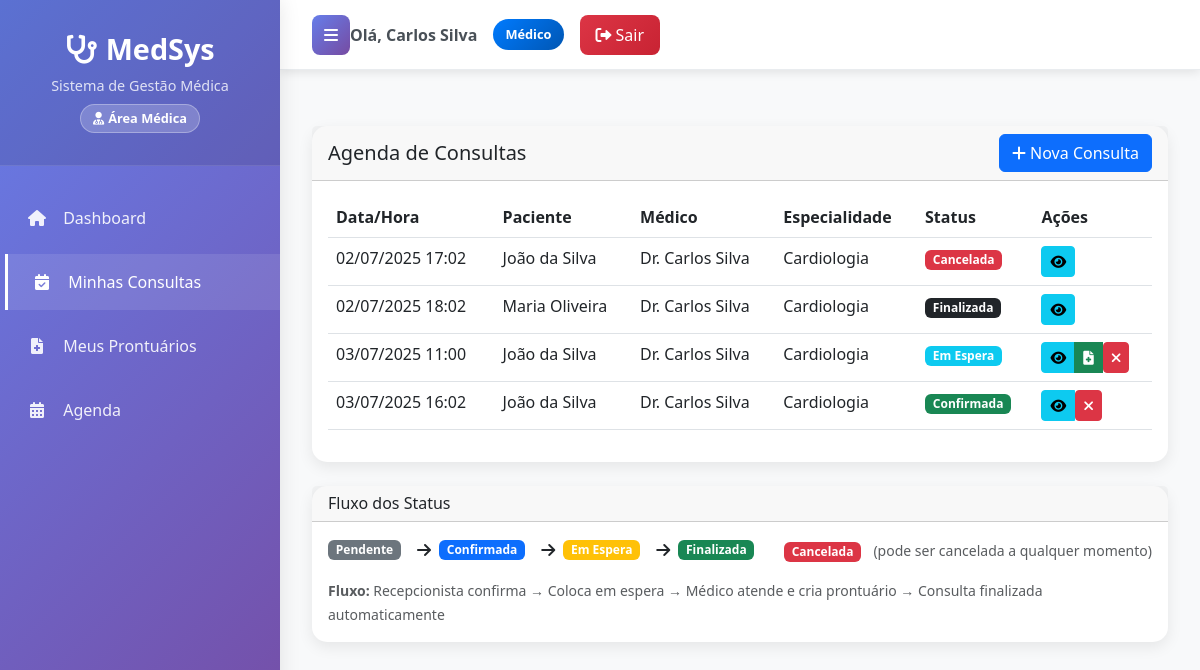
Screenshot of /consultas/ (signed in) with the database file from the repository.
### clinica/models.py (models this page shows, shortened)
class User(AbstractUser):
    USER_TYPE_CHOICES = [
        ('admin', 'Administrador'),
        ('medico', 'Médico'),
        ('recepcionista', 'Recepcionista'),
    ]
    user_type = models.CharField(max_length=20, choices=USER_TYPE_CHOICES, default='recepcionista')
    telefone = models.CharField(max_length=20, blank=True, null=True)

class Consulta(models.Model):
    STATUS_CHOICES = [
        ('PENDENTE', 'Pendente'),
        ('CONFIRMADA', 'Confirmada'),
        ('CANCELADA', 'Cancelada'),
        ('ESPERA', 'Em Espera'),
        ('FINALIZADA', 'Finalizada'),
    ]
    paciente = models.ForeignKey(Paciente, on_delete=models.CASCADE)
    medico = models.ForeignKey(Medico, on_delete=models.SET_NULL, null=True)
    data = models.DateTimeField()
    motivo = models.TextField()
    concluida = models.BooleanField(default=False)
    status = models.CharField(max_length=10, choices=STATUS_CHOICES, default='PENDENTE')

class Paciente(models.Model):
    nome = models.CharField(max_length=100)
    data_nascimento = models.DateField()
    cpf = models.CharField(max_length=14, unique=True)
    telefone = models.CharField(max_length=20)
    endereco = models.TextField()

class Medico(models.Model):
    user = models.OneToOneField(User, on_delete=models.CASCADE, related_name='medico_profile')
    nome = models.CharField(max_length=100)
    crm = models.CharField(max_length=20, unique=True)
    especialidade = models.ForeignKey(Especialidade, on_delete=models.SET_NULL, null=True)

class Especialidade(models.Model):
    nome = models.CharField(max_length=100)

### prontuario/views.py (the view)
# urls.py: path('consultas/', views.consultas, name='consultas'),
@all_authenticated_required
def consultas(request):
    if request.user.user_type == 'medico':
        try:
            medico = request.user.medico_profile
            consultas = Consulta.objects.filter(medico=medico).select_related(
                'paciente', 'medico', 'medico__especialidade'
            ).order_by('data')
        except:
            consultas = Consulta.objects.none()
            messages.warning(request, 'Perfil de médico não configurado.')
    else:
        consultas = Consulta.objects.select_related(
            'paciente', 'medico', 'medico__especialidade'
        ).order_by('data')
    return render(request, 'consultas/consultas.html', {'consultas': consultas})

### templates/consultas/consultas.html (shortened to what this page needs)
{% extends 'layouts/base.html' %}
{% block content %}
<div class="row mt-4">
    <div class="col-12">
        <div class="card">
            <div class="card-header d-flex justify-content-between align-items-center">
                <h5 class="mb-0">Agenda de Consultas</h5>
                <a href="{% url 'cadastrar_consulta' %}" class="btn btn-primary">
                    <i class="fas fa-plus"></i> Nova Consulta
                </a>
            </div>
            <div class="card-body">
                <div class="table-responsive">
                    <table class="table table-hover">
                        <thead>
                            <tr>
                                <th>Data/Hora</th>
                                <th>Paciente</th>
                                <th>Médico</th>
                                <th>Especialidade</th>
                                <th>Status</th>
                                <th>Ações</th>
                            </tr>
                        </thead>
                        <tbody>
                            {% for consulta in consultas %}
                            <tr>
                                <td>{{ consulta.data|date:"d/m/Y H:i" }}</td>
                                <td>{{ consulta.paciente.nome }}</td>
                                <td>{{ consulta.medico.nome }}</td>
                                <td>{{ consulta.medico.especialidade.nome }}</td>
                                <td>
                                    {% if consulta.status == 'CONFIRMADA' %}
                                        <span class="badge bg-success">Confirmada</span>
                                    {% elif consulta.status == 'PENDENTE' %}
                                        <span class="badge bg-warning">Pendente</span>
                                    {% elif consulta.status == 'CANCELADA' %}
                                        <span class="badge bg-danger">Cancelada</span>
                                    {% elif consulta.status == 'ESPERA' %}
                                        <span class="badge bg-info">Em Espera</span>
                                    {% elif consulta.status == 'FINALIZADA' %}
                                        <span class="badge bg-dark">Finalizada</span>
                                    {% endif %}
                                </td>
                                <td>
                                    <div class="btn-group" role="group">
                                        <a href="{% url 'visualizar_consulta' consulta.id %}" class="btn btn-sm btn-info" title="Visualizar">
                                            <i class="fas fa-eye"></i>
                                        </a>
                                        {% if user.user_type == 'medico' %}
                                            {% if consulta.status == 'ESPERA' %}
                                                <a href="{% url 'cadastrar_prontuario' %}?consulta_id={{ consulta.id }}" class="btn btn-sm btn-success" title="Criar Prontuário">
                                                    <i class="fas fa-file-medical"></i>
                                                </a>
                                            {% endif %}
                                        {% endif %}
                                        {% if consulta.status not in 'CANCELADA,FINALIZADA' %}
                                            <form method="POST" action="{% url 'cancelar_consulta' consulta.id %}" style="display: inline;">
                                                <button type="submit" class="btn btn-sm btn-danger" title="Cancelar" onclick="return confirm('Tem certeza que deseja cancelar esta consulta?')">
                                                    <i class="fas fa-times"></i>
                                                </button>
                                            </form>
                                        {% endif %}
                                    </div>
                                </td>
                            </tr>
                            {% empty %}
                            <tr>
                                <td colspan="6" class="text-center">Nenhuma consulta agendada.</td>
                            </tr>
                            {% endfor %}
                        </tbody>
                    </table>
                </div>
            </div>
        </div>
    </div>
</div>
<div class="row mt-4">
    <div class="col-12">
        <div class="card">
            <div class="card-header">
                <h6 class="mb-0">Fluxo dos Status</h6>
            </div>
            <div class="card-body">
                <div class="d-flex flex-wrap align-items-center gap-3">
                    <div class="d-flex align-items-center">
                        <span class="badge bg-secondary me-2">Pendente</span>
                        <i class="fas fa-arrow-right mx-2"></i>
                        <span class="badge bg-primary me-2">Confirmada</span>
                        <i class="fas fa-arrow-right mx-2"></i>
                        <span class="badge bg-warning me-2">Em Espera</span>
                        <i class="fas fa-arrow-right mx-2"></i>
                        <span class="badge bg-success">Finalizada</span>
                    </div>
                    <div class="ms-auto">
                        <span class="badge bg-danger">Cancelada</span>
                        <small class="text-muted ms-2">(pode ser cancelada a qualquer momento)</small>
                    </div>
                </div>
                <div class="mt-3">
                    <small class="text-muted">
                        <strong>Fluxo:</strong>
                        Recepcionista confirma → Coloca em espera → Médico atende e cria prontuário → Consulta finalizada automaticamente
                    </small>
                </div>
            </div>
        </div>
    </div>
</div>
{% endblock %}

### templates/layouts/base.html (shortened to what this page needs)
<!DOCTYPE html>
<html lang="pt-BR">
<head>
    <link href="https://cdn.jsdelivr.net/npm/bootstrap@5.3.0/dist/css/bootstrap.min.css" rel="stylesheet">
    <link href="https://cdnjs.cloudflare.com/ajax/libs/font-awesome/6.0.0/css/all.min.css" rel="stylesheet">
</head>
<body>
    <div class="wrapper">
        <nav id="sidebar">
            <div class="sidebar-header">
                <h3><i class="fas fa-stethoscope me-2"></i>MedSys</h3>
                <p>Sistema de Gestão Médica</p>
                {% if user.is_authenticated %}
                    <div class="user-type-badge">
                        {% if user.is_superuser or user.user_type == 'admin' %}
                            <i class="fas fa-user-shield me-1"></i>Administrador
                        {% elif user.user_type == 'medico' %}
                            <i class="fas fa-user-md me-1"></i>Área Médica
                        {% else %}
                            <i class="fas fa-user-cog me-1"></i>Recepção
                        {% endif %}
                    </div>
                {% endif %}
            </div>
            <ul class="list-unstyled components">
                <li {% if request.path == '/dashboard/' %}class="active"{% endif %}>
                    <a href="{% url 'dashboard' %}">
                        <i class="fas fa-home"></i> Dashboard
                    </a>
                </li>
                <li {% if 'consultas' in request.path %}class="active"{% endif %}>
                    <a href="{% url 'consultas' %}">
                        <i class="fas fa-calendar-check"></i>
                        {% if user.user_type == 'medico' %}Minhas Consultas{% else %}Consultas{% endif %}
                    </a>
                </li>
                {% if user.is_superuser or user.user_type == 'admin' or user.user_type == 'medico' %}
                <li {% if 'prontuarios' in request.path %}class="active"{% endif %}>
                    <a href="{% url 'prontuarios' %}">
                        <i class="fas fa-file-medical"></i>
                        {% if user.user_type == 'medico' %}Meus Prontuários{% else %}Prontuários{% endif %}
                    </a>
                </li>
                {% endif %}
                <li {% if 'agenda' in request.path %}class="active"{% endif %}>
                    <a href="{% url 'agenda' %}">
                        <i class="fas fa-calendar-alt"></i> Agenda
                    </a>
                </li>
            </ul>
        </nav>
        <div id="content">
            <nav class="navbar top-navbar">
                <div class="navbar-content">
                    <button type="button" id="sidebarCollapse">
                        <i class="fas fa-bars"></i>
                    </button>
                    {% if user.is_authenticated %}
                        <div class="user-info">
                            <span class="user-name">
                                Olá, <strong>{{ user.get_full_name|default:user.username }}</strong>
                            </span>
                            <span class="user-type-badge {% if user.is_superuser or user.user_type == 'admin' %}admin{% elif user.user_type == 'medico' %}medico{% else %}recepcionista{% endif %}">
                                {% if user.is_superuser or user.user_type == 'admin' %}
                                    Administrador
                                {% elif user.user_type == 'medico' %}
                                    Médico
                                {% else %}
                                    Recepcionista
                                {% endif %}
                            </span>
                            <a href="{% url 'logout_view' %}" class="btn-logout">
                                <i class="fas fa-sign-out-alt me-1"></i>Sair
                            </a>
                        </div>
                    {% endif %}
                </div>
            </nav>
            <div class="main-content">
                {% block content %}
                {% endblock %}
            </div>
        </div>
    </div>
</body>
</html>

### templates/layouts/base.html (style rules this page uses)
:root { --primary-gradient: linear-gradient(135deg, #667eea 0%, #764ba2 100%); --sidebar-width: 280px; --navbar-height: 70px; }
* { margin: 0; padding: 0; box-sizing: border-box; }
body { font-family: 'Segoe UI', Tahoma, Geneva, Verdana, sans-serif; background-color: #f8f9fa; }
.wrapper { display: flex; width: 100%; min-height: 100vh; }
#sidebar { min-width: var(--sidebar-width); max-width: var(--sidebar-width); background: var(--primary-gradient); color: white; transition: all 0.3s; box-shadow: 0 0 20px rgba(0, 0, 0, 0.1); position: fixed; height: 100vh; z-index: 1000; overflow-y: auto; }
.sidebar-header { padding: 2rem 1.5rem; text-align: center; border-bottom: 1px solid rgba(255, 255, 255, 0.1); background: rgba(0, 0, 0, 0.1); }
.sidebar-header h3 { color: white; font-weight: bold; font-size: 1.8rem; margin-bottom: 0.5rem; }
.sidebar-header p { color: rgba(255, 255, 255, 0.8); font-size: 0.9rem; margin: 0; }
.sidebar-header .user-type-badge { display: inline-block; padding: 0.25rem 0.75rem; border-radius: 15px; font-size: 0.8rem; margin-top: 0.5rem; background: rgba(255, 255, 255, 0.2); border: 1px solid rgba(255, 255, 255, 0.3); }
#sidebar ul.components { padding: 1rem 0; }
#sidebar ul li { list-style: none; margin: 0.5rem 0; }
#sidebar ul li a { padding: 1rem 1.5rem; font-size: 1rem; display: block; color: rgba(255, 255, 255, 0.9); text-decoration: none; transition: all 0.3s; border-left: 3px solid transparent; }
#sidebar ul li a:hover, #sidebar ul li.active a { color: white; background: rgba(255, 255, 255, 0.1); border-left-color: white; transform: translateX(5px); }
#sidebar ul li a i { margin-right: 0.75rem; width: 20px; text-align: center; }
#content { width: 100%; min-height: 100vh; transition: all 0.3s; margin-left: var(--sidebar-width); }
.top-navbar { background: white; box-shadow: 0 2px 10px rgba(0, 0, 0, 0.1); height: var(--navbar-height); padding: 0; border-bottom: 1px solid #e9ecef; }
.navbar-content { height: 100%; display: flex; align-items: center; justify-content: space-between; padding: 0 2rem; }
#sidebarCollapse { background: var(--primary-gradient); border: none; border-radius: 8px; padding: 0.5rem 0.75rem; color: white; transition: all 0.3s; }
.user-info { display: flex; align-items: center; gap: 1rem; }
.user-info .user-name { color: #495057; font-weight: 600; }
.user-type-badge { padding: 0.375rem 0.75rem; border-radius: 20px; font-size: 0.8rem; font-weight: 600; }
.user-type-badge.medico { background: linear-gradient(135deg, #007bff, #0056b3); color: white; }
.btn-logout { background: linear-gradient(135deg, #dc3545, #c82333); border: none; border-radius: 8px; padding: 0.5rem 1rem; color: white; text-decoration: none; transition: all 0.3s; font-weight: 500; }
.main-content { padding: 2rem; min-height: calc(100vh - var(--navbar-height)); }
.card { border: none; border-radius: 15px; box-shadow: 0 5px 15px rgba(0, 0, 0, 0.08); transition: transform 0.3s ease; }

### rows the page displays
User: get_full_name "Carlos Silva"
Consulta: data "02/07/2025 17:02", paciente.nome "João da Silva", medico.nome "Dr. Carlos Silva", medico.especialidade.nome "Cardiologia", status "Cancelada"
Consulta: data "02/07/2025 18:02", paciente.nome "Maria Oliveira", medico.nome "Dr. Carlos Silva", medico.especialidade.nome "Cardiologia", status "Finalizada"
Consulta: data "03/07/2025 11:00", paciente.nome "João da Silva", medico.nome "Dr. Carlos Silva", medico.especialidade.nome "Cardiologia", status "Em Espera"
Consulta: data "03/07/2025 16:02", paciente.nome "João da Silva", medico.nome "Dr. Carlos Silva", medico.especialidade.nome "Cardiologia", status "Confirmada"
